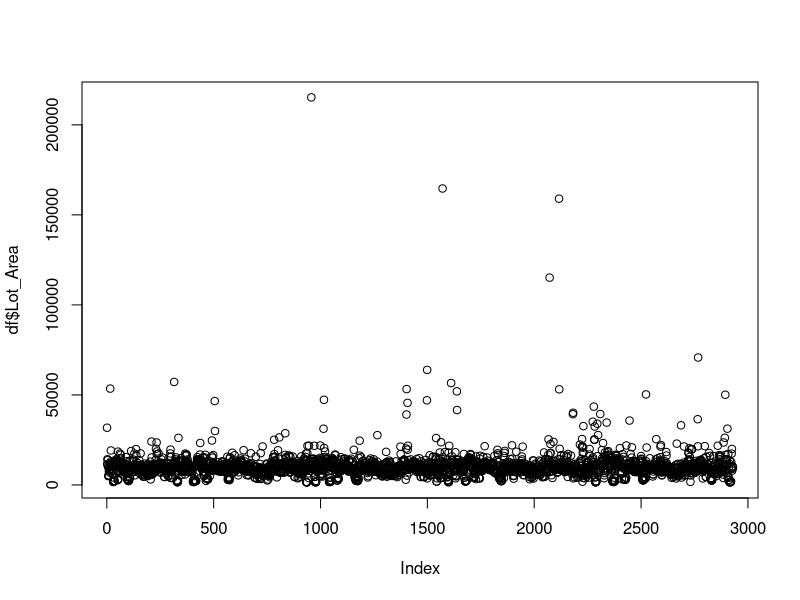
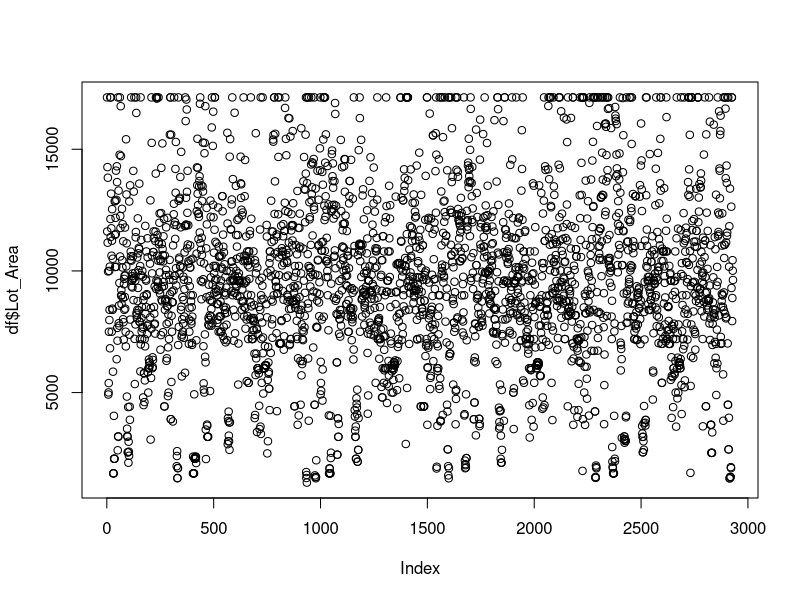
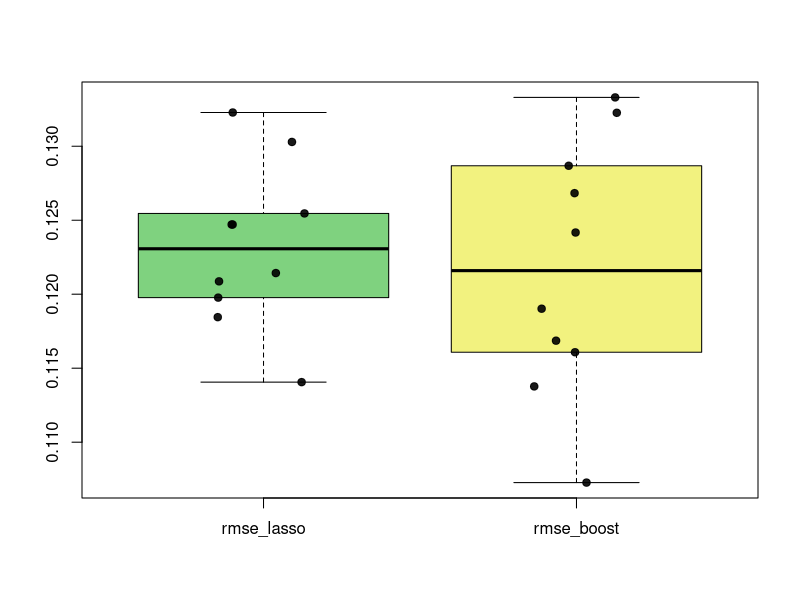

Source code (R) for these figures, in order:
## ---- chunk 1
knitr::opts_chunk$set(echo=FALSE)
## ---- chunk 2
df <- read.csv("Ames_data.csv")

df <- df[, colSums(is.na(df)) == 0]
df <- df[, -1]
df$Sale_Price = log(df$Sale_Price)

counts = as.data.frame(table(df[, 'Heating']))
counts$percentage = counts$Freq / 2930 *100
paste("###", "Heating", "###")
counts
## ---- chunk 3
plot(df$Lot_Area)
## ---- chunk 4
var <- "Lot_Area"
tmp <- df[, var]
myquan <- quantile(tmp, probs = 0.95, na.rm = TRUE)
tmp[tmp > myquan] <- myquan
df[, var] <- tmp
plot(df$Lot_Area)
## ---- chunk 5
var = "Foundation"
mylevels <- sort(unique(df[, var]))
m <- length(mylevels)
m <- ifelse(m>2, m, 1)

col.names <- NULL
for(j in 1:m){
  col.names <- c(col.names, paste(var, '_', mylevels[j], sep=''))
}
var
mylevels
col.names
## ---- chunk 6
library(knitr)
library(kableExtra)

gen_kable <- function(table_data, add_row_names = FALSE, caption = "", col_names = c(), row_names = c()) {
  #f_data <- format_numerics(table_data) 
  if(length(col_names) != 0){
    colnames(table_data) <- col_names
  }
  if(length(row_names) != 0){
    rownames(table_data) <- row_names
  }  
  table_data %>%
  kable(., format = "html", row.names = add_row_names,
        caption = caption, escape = FALSE) %>%
    kable_styling(bootstrap_options = c("striped", "hover"),
                  full_width = F,
                  font_size = 14,
                  position = "center")
}

rmse_lasso = c(0.12471,0.12087,0.11977,0.12143,0.11406,0.13228,0.12546,0.11845,0.13029,0.12471)
rmse_boost = c(0.11686,0.11902,0.11608,0.11377,0.10727,0.12868,0.13330,0.12417,0.13226,0.12683)

results <- data.frame(
  #row.names = c("sigma=1", "sigma=5", "sigma=10"),
  "Split Num" = 1:10,
  "RMSE Lasso" = rmse_lasso,
  "RMSE Boosting" = rmse_boost,
  "Benchmark" = c(rep(0.125, 5), rep(0.135, 5)),
  "Lasso train time secs." = c(3.11,2.53,2.66,2.71,2.53,2.87,2.27,2.43,3.41,2.60),
  "Boosting train time secs." = c(44.31,46.71,43.69,40.88,37.86,46.29,45.39,44.45,43.33,37.64)
)

gen_kable(results, caption = "RMSE and training times per data split", col_names = c("Split #", "RMSE Lasso", "RMSE Boosting", "Benchmark", "Lasso training time (s)", "Boosting training time (s)"))
## ---- chunk 7
rmse = cbind(rmse_lasso, rmse_boost)
bo = boxplot(rmse,  col = terrain.colors(5, alpha = 0.5))

for(i in 1:dim(rmse)[2]) {
  mses = rmse[, i]
  myjitter = jitter(rep(i, length(mses)), amount = 0.15)
  points(myjitter, mses, pch=19, col=rgb(0,0,0,.9))
}
